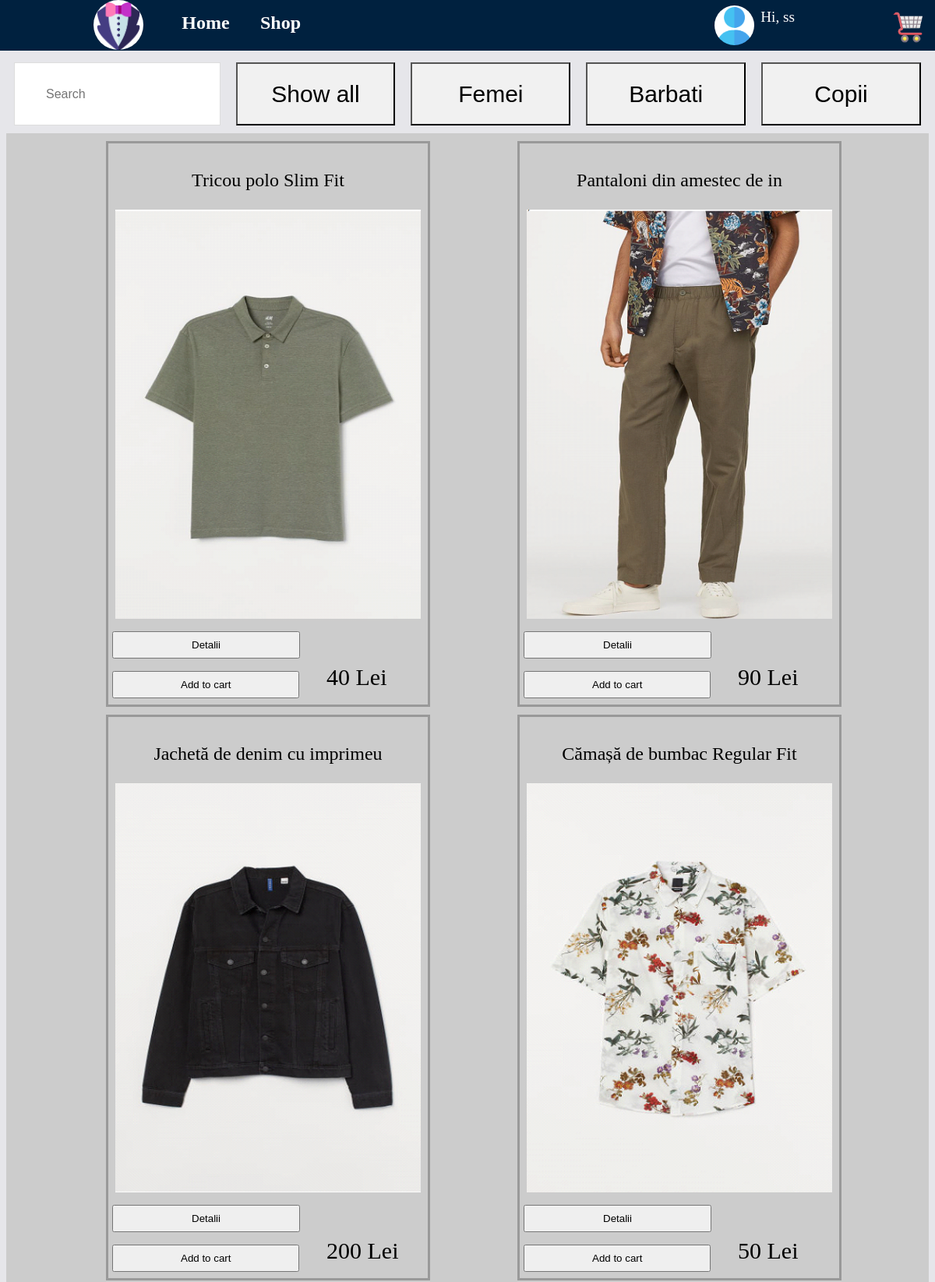
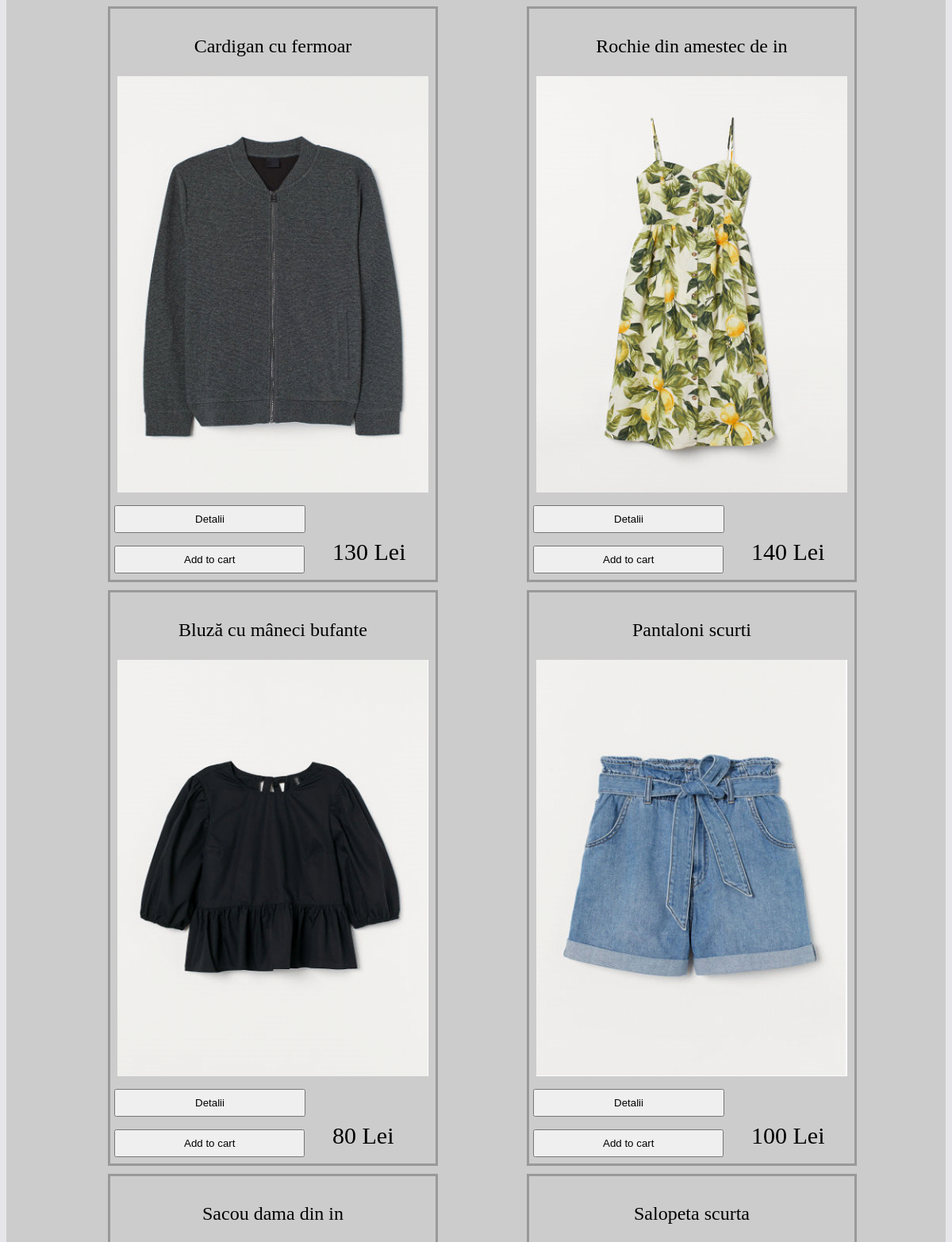
/shop.php (signed in, upper part), run on the app's committed database (2 pictures, top to bottom).
### tables this page shows
CREATE TABLE `products` (
  `id` int(32) NOT NULL,
  `denumire` varchar(50) NOT NULL,
  `descriere` varchar(400) NOT NULL,
  `compozitie` varchar(100) NOT NULL,
  `categorie` varchar(30) NOT NULL,
  `pret` int(10) NOT NULL
);

### shop.php (the view, shortened to what this page needs)
<!DOCTYPE html>
<?php
$mysql = new mysqli (
	'localhost',
	'root',
	'',
	'shop'
	);
?>
<html>
	<head lang="en">
		<link href="style_menu.css" rel="stylesheet">
		<link href="style_shop.css" rel="stylesheet">
		<link href="style_footer.css" rel="stylesheet">
		<link href="style_mybutton.css" rel="stylesheet">
	</head>
	<body>
        <?php
		include ('menu.php')
		?>
		<div class="main">
        <div class="filter" id="myBtnContainer">
          <input class="searchbox" type="text" id="myInput" onkeyup="myFunction()" placeholder="Search" title="Type in a name">
          <button class="btn active" onclick="filterSelection('all')"> Show all</button>
          <button class="btn" onclick="filterSelection('Femei')"> Femei</button>
          <button class="btn" onclick="filterSelection('Barbati')"> Barbati</button>
          <button class="btn" onclick="filterSelection('Copii')"> Copii</button>
        </div>
		<div class="wrapper2" id="wrapper2">
                <?php
                if (!($rez = $mysql->query ('select id,denumire,pret,categorie from products'))) {
                    die ('A survenit o eroare la interogare');
                }
                while ($inreg = $rez->fetch_assoc()) {
                    echo('<li class="box '.$inreg['categorie'].'" id="box">
                        <p class="nume_prod">'.$inreg['denumire'].'</p>
                        <img class="prod_img" src="img/Products/'.$inreg['id'].'.png" alt="">
                        <form action="details.php" method="post"><input class="f_input1" type="text" name="prd" id="prd" value="'.$inreg['id'].'" size="30" >
                        </p>
                        <p><input class="button1" type="submit" value="Detalii"/></p>
                        </form>
                        <form action="shop.php" method="post"><input class="f_input1" type="text" name="prd" id="prd" value="'.$inreg['id'].'" size="30" >
                        </p>
                        <p><input class="button2" type="submit" value="Add to cart"/></p>
                        </form>
                        <div class="pret">'.$inreg['pret'].' Lei</div>
                        </li>
                        ');
                }
                ?>
            </div>
		</div>
	</body>
</html>

### style_menu.css (style rules this page uses)
html { background-color: #E6E6EA; }

### style_shop.css (style rules this page uses)
.searchbox { background-position: 10px 12px; background-repeat: no-repeat; width: 20%; font-size: 16px; padding: 12px 20px 12px 40px; border: 1px solid #ddd; margin: 10px; }
.filter { margin-top: 70px; display: flex; flex-wrap: nowrap; }
.btn { background-color: #f1f1f1; width: 20%; margin: 10px; text-align: center; line-height: 75px; font-size: 30px; }
.wrapper2 { display: grid; justify-content: space-evenly; grid-template-columns: 400px 400px; grid-gap: 10px; background-color: #CCCCCC; padding: 10px; overflow: hidden; }
.show { display: block !important; }
.box { display: none; width:400px; height:700px; border: 3px solid #999999; padding: 10px 5px; }
.prod_img { display: block; margin-left: 1%; margin-right: 1%; width: 98%; height: 75%; }
.button1 { padding: 8px 100px; }
.button2 { padding: 8px 86px; }
.nume_prod { text-align: center; font-size: 24px; text-decoration: none; }
.pret { font-size: 30px; position: relative; left: 275px; bottom:60px; }

### data on the page
products: denumire "Tricou polo Slim Fit", shows a picture, pret "40"
products: denumire "Pantaloni din amestec de in", shows a picture, pret "90"
products: denumire "Jachetă de denim cu imprimeu", shows a picture, pret "200"
products: denumire "Cămașă de bumbac Regular Fit", shows a picture, pret "50"
products: denumire "Cardigan cu fermoar", shows a picture, pret "130"
products: denumire "Rochie din amestec de in", shows a picture, pret "140"
products: denumire "Bluză cu mâneci bufante", shows a picture, pret "80"
products: denumire "Pantaloni scurti", shows a picture, pret "100"
products: denumire "Sacou dama din in"
products: denumire "Salopeta scurta"

### other printed values
$name "Hi, ss"
